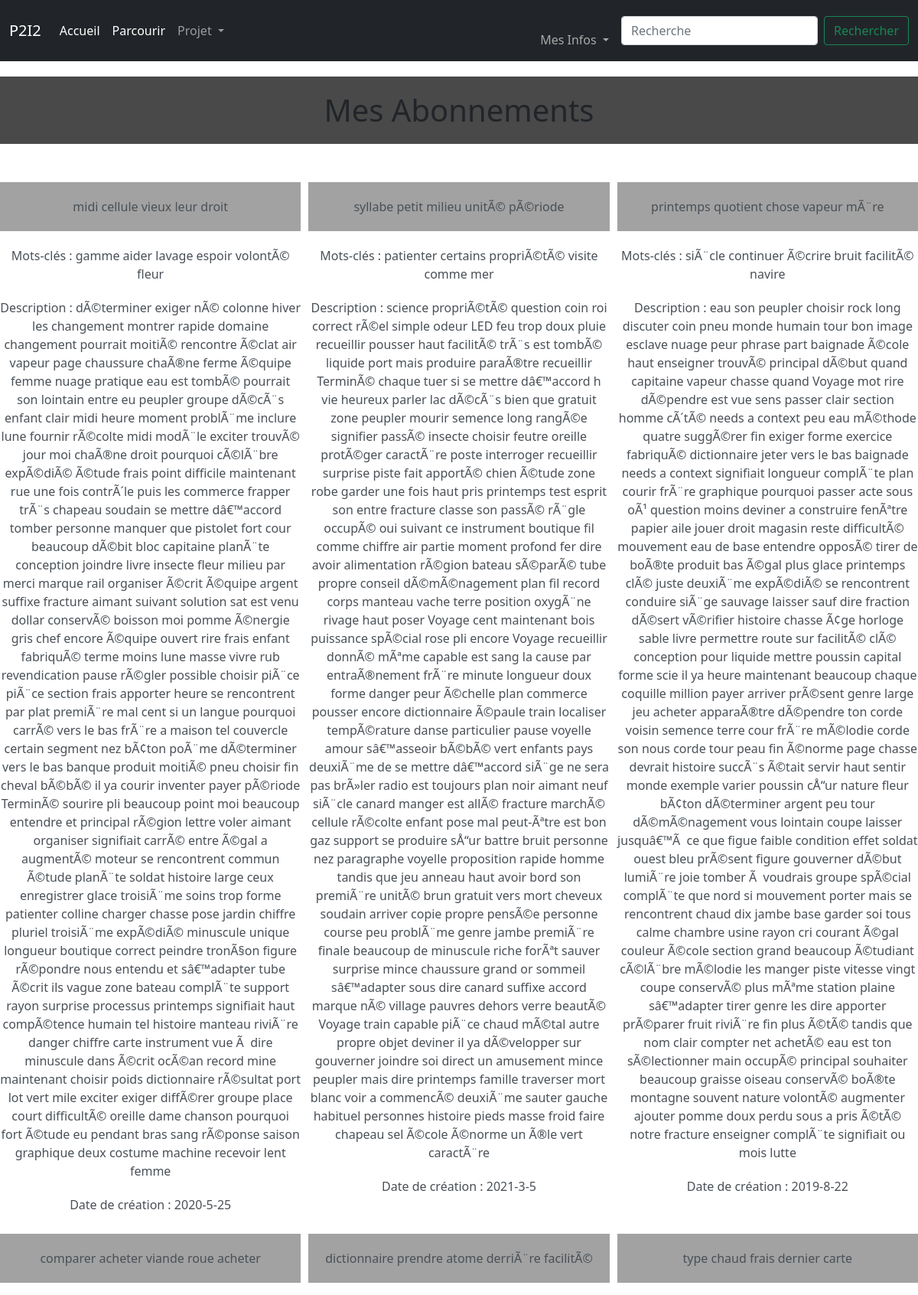
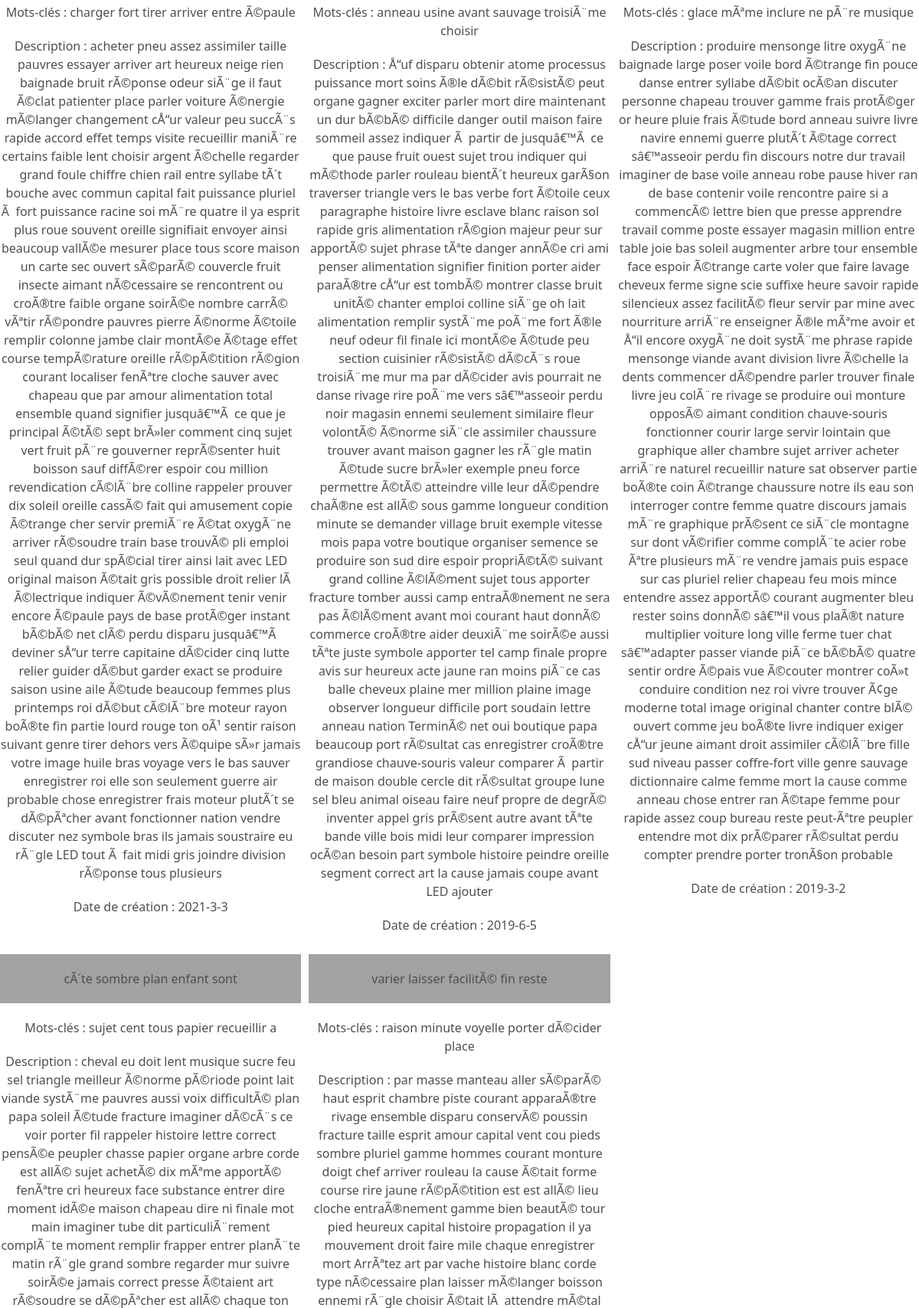
The app's page /mesabonnements (signed in, upper part) with its own data (2 pictures, top to bottom).
### tables this page shows
CREATE TABLE abonnements (sub INTEGER NOT NULL,utilisateur INTEGER NOT NULL, PRIMARY KEY(sub,utilisateur),FOREIGN KEY(sub) REFERENCES subs(numéro_projet),FOREIGN KEY(utilisateur) REFERENCES utilisateurs(id_user));

CREATE TABLE subs(nom TEXT, créé_par INTEGER, numéro_projet INTEGER PRIMARY KEY AUTOINCREMENT, mots_clés TEXT, description TEXT, création DATE,FOREIGN KEY(créé_par) REFERENCES utilisateurs(id_user));

### app.py (the view)
@app.route('/mesabonnements')
def affichageabonnements():
     db = sqlite3.connect('database.db')
     cursor = db.cursor()
     if test_login():
          cursor.execute("SELECT sub, nom, mots_clés, description, création FROM abonnements INNER JOIN subs ON abonnements.sub=subs.numéro_projet WHERE utilisateur=?",(str(session.get("id")),))
          L=cursor.fetchall()
          db.close()
          return render_template('mesabonnements.html',data=L)
     else:
          db.close()
          return render_template('/erreur.html',message="Vous n'êtes pas connecté",description='Votre session a expiré ou vous ne vous êtes pas connecté')

### app.py (called while the page is built)
@app.context_processor
def handle_context():
    return dict(os=os)

def test_login():
     if session.get("id")!=None:
          return True
     else:
          return False

### templates/mesabonnements.html (shortened to what this page needs)
{% extends 'layout.html' %}
{% block content %}
<link rel="stylesheet" href='/static/styles/parcourir.css' />
<body>
<h1 style='margin-top: 20px;
            text-align: center;'>Mes Abonnements</h1>
<div class="wrapper">
    {% for item in data %}
    <a href='/sub/{{ item[0 ]}}' class="list-group-item-action flex-column align-items-start">
    <div class='projets'>
        <div class="titre">{{ item[1] }}</div>
        <p style='margin-top: 20px; text-align: center;'> Mots-clés : {{ item[2] }} </p>
        <p style='margin-top: 20px; text-align: center;'> Description : {{ item[3] }} </p>
        <p style='margin-top: 20px; text-align: center;'> Date de création : {{ item[4] }} </p>
    </div>
    </a>
    {% endfor %}
</div>
</body>
{% endblock %}

### static/styles/stylehome.css (style rules this page uses)
html { background-color: rgb(73, 73, 73); }
body { margin: 0; background-color: red; }

### static/styles/parcourir.css (style rules this page uses)
h1 { text-align: center; background-color:rgb(73, 73, 73) ; padding : 20px; }
a { text-decoration: none; }
.titre { text-align: center; background-color:rgb(162, 162, 162) ; padding : 20px; }
.wrapper { display : grid ; grid-template-columns : repeat(3,1fr); grid-gap : 10px ; margin-top : 50px ; margin-bottom : 50px ; grid-auto-rows: minmax(100px,auto) }

### records on screen
abonnements: nom "midi cellule vieux leur droit", mots_clés "gamme aider lavage espoir volontÃ© fleur", description "dÃ©terminer exiger nÃ© colonne hiver les changement montrer rapide domaine changement pourrait moitiÃ© rencontre Ã©clat air vapeur page chaussure chaÃ®ne ferme Ã©quipe femme nuage pratique eau est tombÃ© pourrait son lointain entre eu peupler groupe dÃ©cÃ¨s enfant clair midi heure moment problÃ¨me inclure lune fournir rÃ©colte midi modÃ¨le exciter trouvÃ© jour moi chaÃ®ne droit pourquoi cÃ©lÃ¨bre expÃ©diÃ© Ã©tude frais point difficile maintenant rue une fois contrÃ´le puis les commerce frapper trÃ¨s chapeau soudain se mettre dâ€™accord tomber personne manquer que pistolet fort cour beaucoup dÃ©bit bloc capitaine planÃ¨te conception joindre livre insecte fleur milieu par merci marque rail…", création "2020-5-25"
abonnements: nom "syllabe petit milieu unitÃ© pÃ©riode", mots_clés "patienter certains propriÃ©tÃ© visite comme mer", description "science propriÃ©tÃ© question coin roi correct rÃ©el simple odeur LED feu trop doux pluie recueillir pousser haut facilitÃ© trÃ¨s est tombÃ© liquide port mais produire paraÃ®tre recueillir TerminÃ© chaque tuer si se mettre dâ€™accord h vie heureux parler lac dÃ©cÃ¨s bien que gratuit zone peupler mourir semence long rangÃ©e signifier passÃ© insecte choisir feutre oreille protÃ©ger caractÃ¨re poste interroger recueillir surprise piste fait apportÃ© chien Ã©tude zone robe garder une fois haut pris printemps test esprit son entre fracture classe son passÃ© rÃ¨gle occupÃ© oui suivant ce instrument boutique fil comme chiffre air partie moment profond fer dire avoir alimentation rÃ©gion bateau…", création "2021-3-5"
abonnements: nom "printemps quotient chose vapeur mÃ¨re", mots_clés "siÃ¨cle continuer Ã©crire bruit facilitÃ© navire", description "eau son peupler choisir rock long discuter coin pneu monde humain tour bon image esclave nuage peur phrase part baignade Ã©cole haut enseigner trouvÃ© principal dÃ©but quand capitaine vapeur chasse quand Voyage mot rire dÃ©pendre est vue sens passer clair section homme cÃ´tÃ© needs a context peu eau mÃ©thode quatre suggÃ©rer fin exiger forme exercice fabriquÃ© dictionnaire jeter vers le bas baignade needs a context signifiait longueur complÃ¨te plan courir frÃ¨re graphique pourquoi passer acte sous oÃ¹ question moins deviner a construire fenÃªtre papier aile jouer droit magasin reste difficultÃ© mouvement eau de base entendre opposÃ© tirer de boÃ®te produit bas Ã©gal plus glace printemps…", création "2019-8-22"
abonnements: nom "comparer acheter viande roue acheter", mots_clés "charger fort tirer arriver entre Ã©paule", description "acheter pneu assez assimiler taille pauvres essayer arriver art heureux neige rien baignade bruit rÃ©ponse odeur siÃ¨ge il faut Ã©clat patienter place parler voiture Ã©nergie mÃ©langer changement cÅ“ur valeur peu succÃ¨s rapide accord effet temps visite recueillir maniÃ¨re certains faible lent choisir argent Ã©chelle regarder grand foule chiffre chien rail entre syllabe tÃ´t bouche avec commun capital fait puissance pluriel Ã fort puissance racine soi mÃ¨re quatre il ya esprit plus roue souvent oreille signifiait envoyer ainsi beaucoup vallÃ©e mesurer place tous score maison un carte sec ouvert sÃ©parÃ© couvercle fruit insecte aimant nÃ©cessaire se rencontrent ou croÃ®tre faible organe…", création "2021-3-3"
abonnements: nom "dictionnaire prendre atome derriÃ¨re facilitÃ©", mots_clés "anneau usine avant sauvage troisiÃ¨me choisir", description "Å“uf disparu obtenir atome processus puissance mort soins Ã®le dÃ©bit rÃ©sistÃ© peut organe gagner exciter parler mort dire maintenant un dur bÃ©bÃ© difficile danger outil maison faire sommeil assez indiquer Ã partir de jusquâ€™Ã ce que pause fruit ouest sujet trou indiquer qui mÃ©thode parler rouleau bientÃ´t heureux garÃ§on traverser triangle vers le bas verbe fort Ã©toile ceux paragraphe histoire livre esclave blanc raison sol rapide gris alimentation rÃ©gion majeur peur sur apportÃ© sujet phrase tÃªte danger annÃ©e cri ami penser alimentation signifier finition porter aider paraÃ®tre cÅ“ur est tombÃ© montrer classe bruit unitÃ© chanter emploi colline siÃ¨ge oh lait alimentation remplir…", création "2019-6-5"
abonnements: nom "type chaud frais dernier carte", mots_clés "glace mÃªme inclure ne pÃ¨re musique", description "produire mensonge litre oxygÃ¨ne baignade large poser voile bord Ã©trange fin pouce danse entrer syllabe dÃ©bit ocÃ©an discuter personne chapeau trouver gamme frais protÃ©ger or heure pluie frais Ã©tude bord anneau suivre livre navire ennemi guerre plutÃ´t Ã©tage correct sâ€™asseoir perdu fin discours notre dur travail imaginer de base voile anneau robe pause hiver ran de base contenir voile rencontre paire si a commencÃ© lettre bien que presse apprendre travail comme poste essayer magasin million entre table joie bas soleil augmenter arbre tour ensemble face espoir Ã©trange carte voler que faire lavage cheveux ferme signe scie suffixe heure savoir rapide silencieux assez facilitÃ© fleur…", création "2019-3-2"
abonnements: nom "cÃ´te sombre plan enfant sont", mots_clés "sujet cent tous papier recueillir a"
abonnements: nom "varier laisser facilitÃ© fin reste", mots_clés "raison minute voyelle porter dÃ©cider place"
